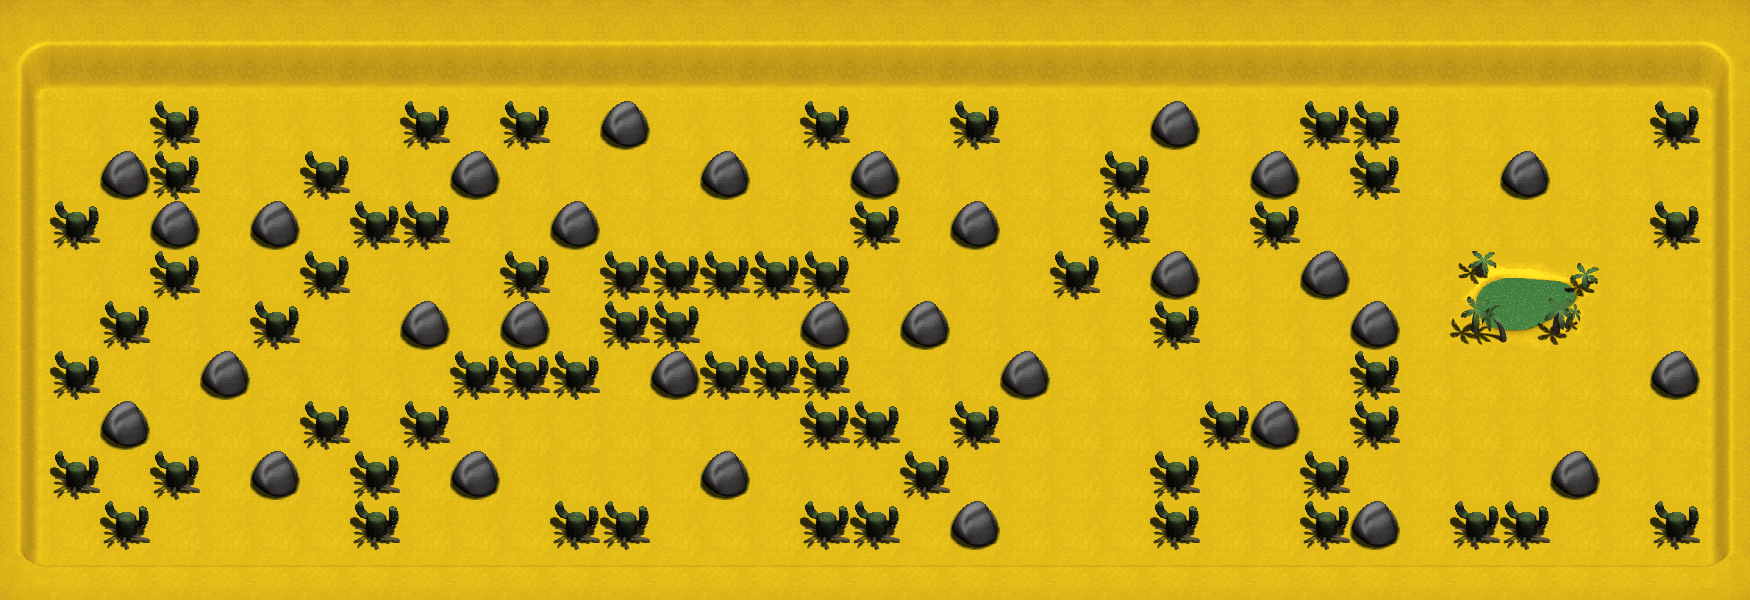

A level layout from a 2D game, rendered from its tile map. Below: a short description, then the map file with tile-grid data replaced by summaries:
An orthogonal 35x12 tile map with 50x50 px tiles, 2 tile layers (background, graphics), 3 tilesets and 128 objects.

<map version="1.0" orientation="orthogonal" renderorder="right-down" width="35" height="12" tilewidth="50" tileheight="50" nextobjectid="159">
<properties>
  <property name="bonus1" value="1" />
  <property name="bonus2" value="2" />
  <property name="bonus3" value="3" />
  <property name="bonus4" value="4" />
  <property name="bonus5" value="5" />
  <property name="bonus6" value="6" />
  <property name="bonus7" value="7" />
  <property name="bonus8" value="8" />
  <property name="bonus9" value="9" />
  <property name="enemy1" type="int" value="3" />
  <property name="enemy2" type="int" value="5" />
  <property name="enemy3" type="int" value="7" />
  <property name="enemy4" type="int" value="9" />
  <property name="height" type="int" value="600" />
  <property name="main_tile_set" value="third_maps" />
  <property name="num_bonus1" type="int" value="12" />
  <property name="num_bonus2" type="int" value="12" />
  <property name="num_bonus3" type="int" value="4" />
  <property name="num_bonus4" type="int" value="4" />
  <property name="num_bonus5" type="int" value="4" />
  <property name="num_bonus6" type="int" value="4" />
  <property name="num_bonus7" type="int" value="4" />
  <property name="num_bonus8" type="int" value="4" />
  <property name="num_bonus9" type="int" value="4" />
  <property name="num_bonus_total" type="int" value="52" />
  <property name="num_enemies" type="int" value="4" />
  <property name="num_explodable_items" type="int" value="63" />
  <property name="num_types_bonus" type="int" value="9" />
  <property name="width" type="int" value="1750" />
 </properties>
 <tileset firstgid="1" name="third_maps" tilewidth="50" tileheight="50" tilecount="80" columns="10">
  <image source="third_maps.png" width="511" height="405" />
 </tileset>
 <tileset firstgid="81" name="flames" tilewidth="50" tileheight="50" tilecount="50" columns="10">
  <image source="flames.png" width="512" height="256" />
 </tileset>
 <tileset firstgid="131" name="flamesNBomb" tilewidth="50" tileheight="50" tilecount="8" columns="8">
  <image source="flames/flamesNBomb.png" width="400" height="50" />
 </tileset>
 <layer name="background" width="35" height="12">
  <data>[420 cells, 420 non-empty, 1 distinct tile ids]</data>
 </layer>
 <layer name="graphics" width="35" height="12">
  <data>[420 cells, 420 non-empty, 20 distinct tile ids]</data>
 </layer>
 <objectgroup name="walls">
  <object id="1" x="0" y="0" width="1750" height="100" />
  <object id="2" x="0" y="100" width="50" height="450" />
  <object id="3" x="1700" y="100" width="50" height="450" />
  <object id="4" x="0" y="550" width="1750" height="50" />
  <object id="5" x="100" y="150" width="50" height="50" />
  <object id="6" x="150" y="200" width="50" height="50" />
  <object id="7" x="100" y="400" width="50" height="50" />
  <object id="8" x="200" y="350" width="50" height="50" />
  <object id="9" x="250" y="200" width="50" height="50" />
  <object id="10" x="250" y="450" width="50" height="50" />
  <object id="11" x="450" y="450" width="50" height="50" />
  <object id="12" x="400" y="300" width="50" height="50" />
  <object id="13" x="500" y="300" width="50" height="50" />
  <object id="14" x="450" y="150" width="50" height="50" />
  <object id="15" x="600" y="100" width="50" height="50" />
  <object id="16" x="550" y="200" width="50" height="50" />
  <object id="17" x="700" y="150" width="50" height="50" />
  <object id="18" x="850" y="150" width="50" height="50" />
  <object id="19" x="650" y="350" width="50" height="50" />
  <object id="20" x="700" y="450" width="50" height="50" />
  <object id="21" x="950" y="500" width="50" height="50" />
  <object id="22" x="900" y="300" width="50" height="50" />
  <object id="23" x="800" y="300" width="50" height="50" />
  <object id="24" x="950" y="200" width="50" height="50" />
  <object id="25" x="1150" y="100" width="50" height="50" />
  <object id="26" x="1150" y="250" width="50" height="50" />
  <object id="27" x="1000" y="350" width="50" height="50" />
  <object id="28" x="1250" y="400" width="50" height="50" />
  <object id="29" x="1250" y="150" width="50" height="50" />
  <object id="31" x="1300" y="250" width="50" height="50" />
  <object id="32" x="1350" y="300" width="50" height="50" />
  <object id="33" x="1450" y="250" width="150" height="100" />
  <object id="34" x="1500" y="150" width="50" height="50" />
  <object id="35" x="1650" y="350" width="50" height="50" />
  <object id="36" x="1550" y="450" width="50" height="50" />
  <object id="37" x="1350" y="500" width="50" height="50" />
 </objectgroup>
 <objectgroup name="cactis">
  <object id="48" x="150" y="150" width="50" height="50" />
  <object id="49" x="150" y="100" width="50" height="50" />
  <object id="50" x="50" y="200" width="50" height="50" />
  <object id="51" x="150" y="250" width="50" height="50" />
  <object id="52" x="100" y="300" width="50" height="50" />
  <object id="53" x="50" y="350" width="50" height="50" />
  <object id="54" x="50" y="450" width="50" height="50" />
  <object id="55" x="100" y="500" width="50" height="50" />
  <object id="56" x="150" y="450" width="50" height="50" />
  <object id="58" x="250" y="300" width="50" height="50" />
  <object id="59" x="300" y="250" width="50" height="50" />
  <object id="60" x="300" y="150" width="50" height="50" />
  <object id="61" x="350" y="200" width="50" height="50" />
  <object id="64" x="300" y="400" width="50" height="50" />
  <object id="69" x="350" y="500" width="50" height="50" />
  <object id="70" x="350" y="450" width="50" height="50" />
  <object id="71" x="400" y="400" width="50" height="50" />
  <object id="72" x="450" y="350" width="50" height="50" />
  <object id="74" x="400" y="100" width="50" height="50" />
  <object id="77" x="400" y="200" width="50" height="50" />
  <object id="78" x="500" y="100" width="50" height="50" />
  <object id="79" x="500" y="250" width="50" height="50" />
  <object id="80" x="500" y="350" width="50" height="50" />
  <object id="81" x="550" y="350" width="50" height="50" />
  <object id="83" x="600" y="300" width="50" height="50" />
  <object id="84" x="600" y="250" width="50" height="50" />
  <object id="85" x="650" y="250" width="50" height="50" />
  <object id="86" x="650" y="300" width="50" height="50" />
  <object id="87" x="700" y="250" width="50" height="50" />
  <object id="88" x="750" y="250" width="50" height="50" />
  <object id="90" x="800" y="250" width="50" height="50" />
  <object id="91" x="800" y="100" width="50" height="50" />
  <object id="92" x="700" y="350" width="50" height="50" />
  <object id="94" x="750" y="350" width="50" height="50" />
  <object id="95" x="800" y="350" width="50" height="50" />
  <object id="96" x="800" y="400" width="50" height="50" />
  <object id="97" x="550" y="500" width="50" height="50" />
  <object id="98" x="600" y="500" width="50" height="50" />
  <object id="99" x="800" y="500" width="50" height="50" />
  <object id="101" x="850" y="500" width="50" height="50" />
  <object id="102" x="900" y="450" width="50" height="50" />
  <object id="103" x="950" y="400" width="50" height="50" />
  <object id="104" x="850" y="400" width="50" height="50" />
  <object id="110" x="1150" y="450" width="50" height="50" />
  <object id="111" x="1150" y="500" width="50" height="50" />
  </objectgroup>
 <objectgroup name="Camada de Objectos 3" />
 <objectgroup name="Camada de Objectos 4" />
 <objectgroup name="mooner">
  <!-- 4 objects omitted --></objectgroup>
 <objectgroup name="Camada de Objectos 6" />
 <objectgroup name="clouder">
  <!-- 4 objects omitted --></objectgroup>
 <objectgroup name="Camada de Objectos 8" />
 <objectgroup name="redball">
  <!-- 12 objects omitted --></objectgroup>
 <objectgroup name="Camada de Objectos 10" />
 <objectgroup name="sandmaster">
  <!-- 7 objects omitted --></objectgroup>
</map>
<!-- 47 of 128 objects omitted -->
